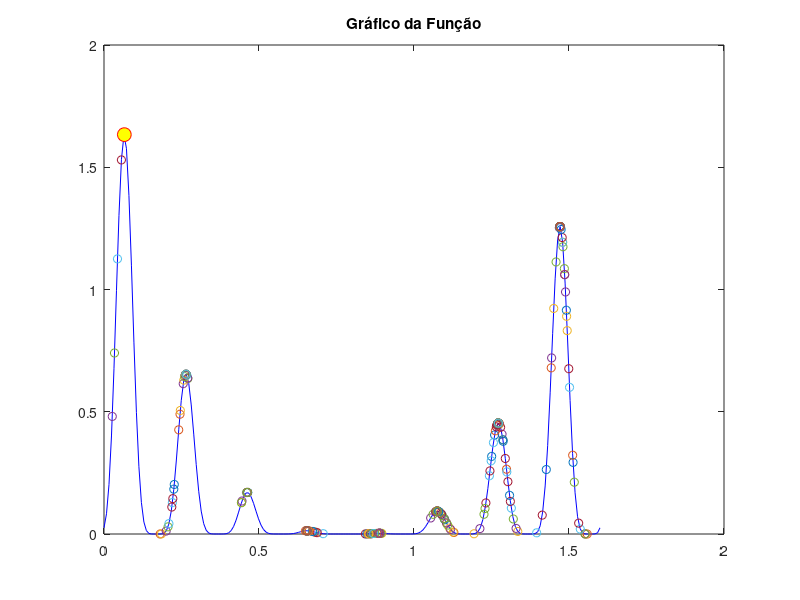
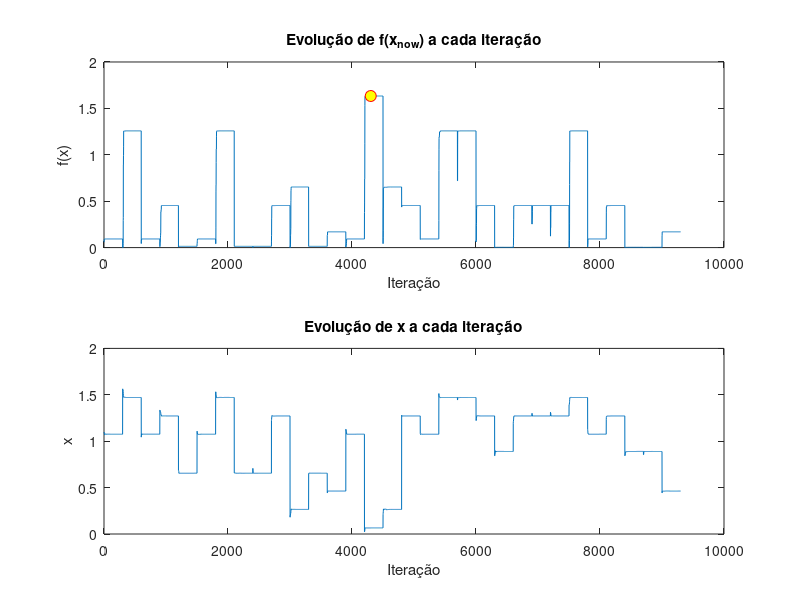
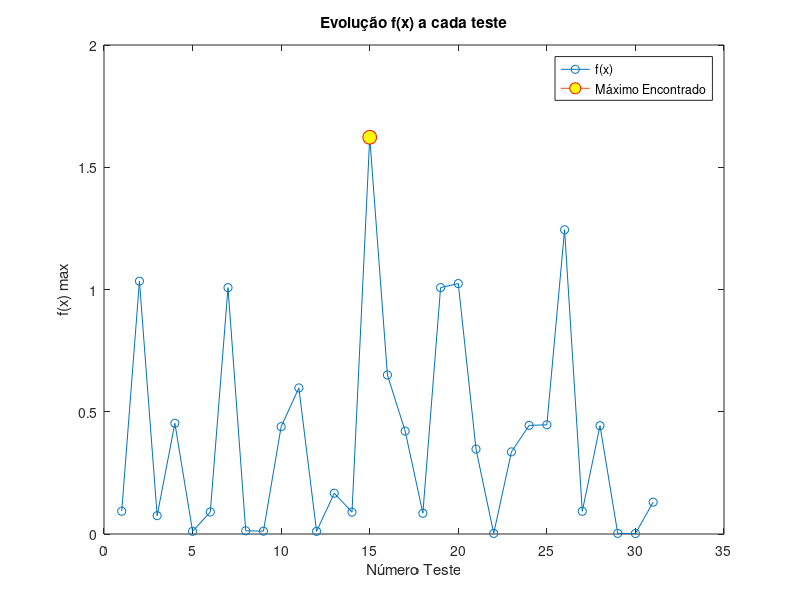

Recreate these plots in MATLAB, in order.
close all;
clear all;

% Definição da função
f = @(x) 4*(sin(5*pi*x+0.5)).^6 .* exp(log2((x-0.8).^2));

% Geração dos pontos para o gráfico da função
x = linspace(0, 1.6, 200); 
y = f(x);
plot(x, y, 'b');
hold on;

% Configurações iniciais
num_total = 1;
num_tent = 1;
f_evolucao = [];
x_evolucao = [];
f_tentativa = [];
j = 1;

% Loop principal
while num_tent <= num_total
    i = 1;
    delta = 0.02;
    x_now = rand * 1.6;
    x_old = x_now;

    % Loop de atualização
    while i <= 300
        valor_rand = (rand - 0.5) * delta;
        x_now = x_old + 2 * valor_rand;

        % Verifica se x_now está dentro do intervalo [0, 1.6]
        if x_now < 0
            x_now = 0;
        elseif x_now > 1.6
            x_now = 1.6;
        end

        % Atualiza o valor de x se f(x_now) for maior
        if f(x_now) > f(x_old)
            plot(x_now, f(x_now), 'o'); % Plota o ponto
            x_old = x_now;
        end 

        % Armazena a evolução de f(x) e de x
        f_evolucao(j) = f(x_old);
        x_evolucao(j) = x_old;
        i = i + 1;
        j = j + 1;
    end

    % Atualiza o número de tentativas e f_max
    if (num_total == 1)
        num_total = num_total + 10;
        f_max = f(x_now);
    end
    if f(x_now) > f_max
        num_total = num_total + 10;
        f_max = f(x_now);
    end
    f_tentativa(num_tent) = f(x_now);
    num_tent = num_tent + 1;
end

% Identificar o valor máximo da função e o x correspondente
[f_max_value, idx_max] = max(f_evolucao); % Encontra o máximo em f_evolucao
x_max = x_evolucao(idx_max); % Identifica o valor correspondente de x no vetor x_evolucao

% Destacar o máximo no gráfico da função
plot(x_max, f_max_value, '-o', 'MarkerSize', 10, ...
     'MarkerEdgeColor', 'red', 'MarkerFaceColor', 'yellow'); % Destaca o ponto no gráfico inicial
title('Gráfico da Função');

% Gráfico da evolução de f(x) e x
figure;
subplot(2, 1, 1);
plot(1:(j - 1), f_evolucao); % Plota a evolução de f(x_now)
hold on;
[f_max_evolucao, idx_max_evolucao] = max(f_evolucao); % Máximo na evolução
plot(idx_max_evolucao, f_max_evolucao, '-o', 'MarkerSize', 8, ...
     'MarkerEdgeColor', 'red', 'MarkerFaceColor', 'yellow');
xlabel('Iteração');
ylabel('f(x)');
title('Evolução de f(x_{now}) a cada iteração');
hold off;

subplot(2, 1, 2);
plot(1:(j - 1), x_evolucao); % Plota a evolução de x
xlabel('Iteração');
ylabel('x');
title('Evolução de x a cada iteração');

% Gráfico da evolução de f(x) máximo
figure;
plot(1:num_total, f_tentativa, '-o'); % Plota os valores
hold on;
[f_max_tent, idx_max_tent] = max(f_tentativa); % Máximo dos testes
plot(idx_max_tent, f_max_tent, '-o', 'MarkerSize', 10, ...
     'MarkerEdgeColor', 'red', 'MarkerFaceColor', 'yellow');
xlabel('Número Teste');
ylabel('f(x) max');
title('Evolução f(x) a cada teste');
legend('f(x)', 'Máximo Encontrado', 'Location', 'Best');
hold off;
